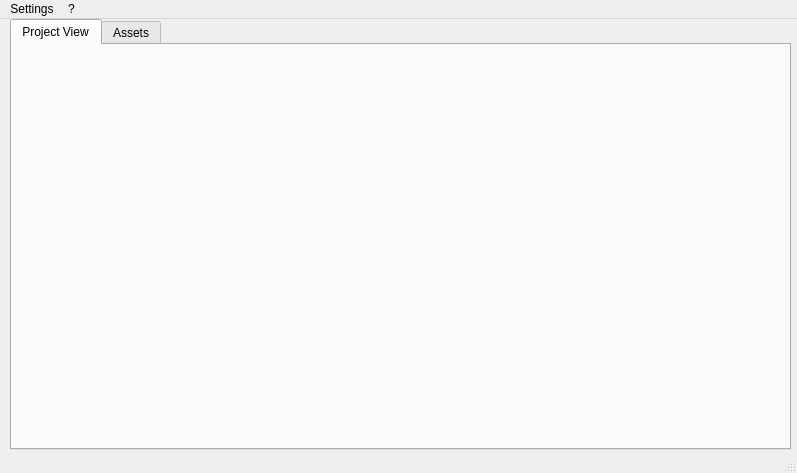
<?xml version="1.0" encoding="UTF-8"?>
<ui version="4.0">
 <class>ProjectManager</class>
 <widget class="QMainWindow" name="ProjectManager">
  <property name="enabled">
   <bool>true</bool>
  </property>
  <property name="geometry">
   <rect>
    <x>0</x>
    <y>0</y>
    <width>797</width>
    <height>473</height>
   </rect>
  </property>
  <property name="font">
   <font>
    <weight>50</weight>
    <bold>false</bold>
   </font>
  </property>
  <property name="acceptDrops">
   <bool>false</bool>
  </property>
  <property name="windowTitle">
   <string>Project Manager</string>
  </property>
  <property name="windowOpacity">
   <double>1.000000000000000</double>
  </property>
  <property name="autoFillBackground">
   <bool>false</bool>
  </property>
  <property name="documentMode">
   <bool>false</bool>
  </property>
  <property name="tabShape">
   <enum>QTabWidget::Triangular</enum>
  </property>
  <widget class="QWidget" name="centralwidget">
   <widget class="QTabWidget" name="tabContainers">
    <property name="geometry">
     <rect>
      <x>10</x>
      <y>0</y>
      <width>781</width>
      <height>431</height>
     </rect>
    </property>
    <property name="currentIndex">
     <number>0</number>
    </property>
    <widget class="QWidget" name="tab1">
     <attribute name="title">
      <string>Project View</string>
     </attribute>
    </widget>
    <widget class="QWidget" name="tab2">
     <attribute name="title">
      <string>Assets</string>
     </attribute>
    </widget>
   </widget>
  </widget>
  <widget class="QMenuBar" name="menubar">
   <property name="geometry">
    <rect>
     <x>0</x>
     <y>0</y>
     <width>797</width>
     <height>21</height>
    </rect>
   </property>
   <widget class="QMenu" name="settings">
    <property name="title">
     <string>Settings</string>
    </property>
    <addaction name="actionProjectPath"/>
    <addaction name="actionUser"/>
    <addaction name="actionLinks"/>
   </widget>
   <widget class="QMenu" name="Infos">
    <property name="title">
     <string>?</string>
    </property>
    <addaction name="actionAbout_Project_Manager"/>
   </widget>
   <addaction name="settings"/>
   <addaction name="Infos"/>
  </widget>
  <widget class="QStatusBar" name="statusbar"/>
  <action name="actionProjectPath">
   <property name="text">
    <string>ProjectPath</string>
   </property>
  </action>
  <action name="actionUser">
   <property name="text">
    <string>User</string>
   </property>
  </action>
  <action name="actionLinks">
   <property name="text">
    <string>Links</string>
   </property>
  </action>
  <action name="actionAbout_Project_Manager">
   <property name="text">
    <string>About Project Manager</string>
   </property>
  </action>
 </widget>
 <resources/>
 <connections/>
</ui>
